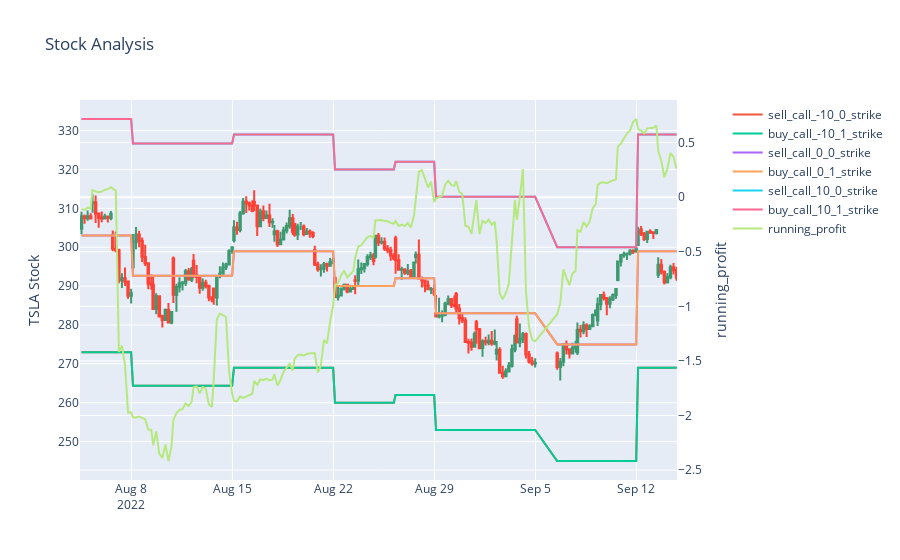

The cell this chart's notebook holds for it:
### Code cell
legs = [
    LegMeta(trans='sell', contract='call', strike_offset= -10, exp_offset= 0),
    LegMeta(trans='buy',  contract='call', strike_offset= -10, exp_offset= 1),
    LegMeta(trans='sell', contract='call', strike_offset= 0, exp_offset= 0),
    LegMeta(trans='buy',  contract='call', strike_offset= 0, exp_offset= 1),
    LegMeta(trans='sell', contract='call', strike_offset= 10, exp_offset= 0),
    LegMeta(trans='buy',  contract='call', strike_offset= 10, exp_offset= 1),
]  
strat = StrategyBase(legs, qbw=qbw)
performance = measure_period_profit(tsla,  
    strat,
    expiration='week',
    update_freq='once')
plots.plot_candles_and_profit(performance, lines=[f'{l.name}_strike' for l in strat.legs])
pretty_strat_df(performance)

### Figure 1 — Plotly figure (JSON) as saved in the notebook; plotly's stock layout.template omitted (floating-point values rounded to 4 significant figures; data arrays with more than 128 entries replaced by an {"elided": "..."} marker saying what was removed)
{"data": [{"close": {"elided": "200 float values"}, "high": {"elided": "200 float values"}, "low": {"elided": "200 float values"}, "open": {"elided": "200 float values"}, "showlegend": false, "type": "candlestick", "x": {"elided": "200 str values"}, "xaxis": "x", "yaxis": "y"}, {"name": "sell_call_-10_0_strike", "type": "scatter", "x": {"elided": "200 str values"}, "y": {"elided": "200 float values"}}, {"name": "buy_call_-10_1_strike", "type": "scatter", "x": {"elided": "200 str values"}, "y": {"elided": "200 float values"}}, {"name": "sell_call_0_0_strike", "type": "scatter", "x": {"elided": "200 str values"}, "y": {"elided": "200 float values"}}, {"name": "buy_call_0_1_strike", "type": "scatter", "x": {"elided": "200 str values"}, "y": {"elided": "200 float values"}}, {"name": "sell_call_10_0_strike", "type": "scatter", "x": {"elided": "200 str values"}, "y": {"elided": "200 float values"}}, {"name": "buy_call_10_1_strike", "type": "scatter", "x": {"elided": "200 str values"}, "y": {"elided": "200 float values"}}, {"name": "running_profit", "type": "scatter", "x": {"elided": "200 str values"}, "xaxis": "x", "y": {"elided": "200 float values"}, "yaxis": "y2"}], "layout": {"title": {"text": "Stock Analysis"}, "xaxis": {"anchor": "y", "domain": [0, 0.94], "rangebreaks": [{"bounds": ["sat", "mon"]}, {"bounds": [16.1, 9.5], "pattern": "hour"}], "rangeslider": {"visible": false}}, "yaxis": {"anchor": "x", "domain": [0, 1], "title": {"text": "TSLA Stock"}}, "yaxis2": {"anchor": "x", "overlaying": "y", "side": "right", "title": {"text": "running_profit"}}}}
